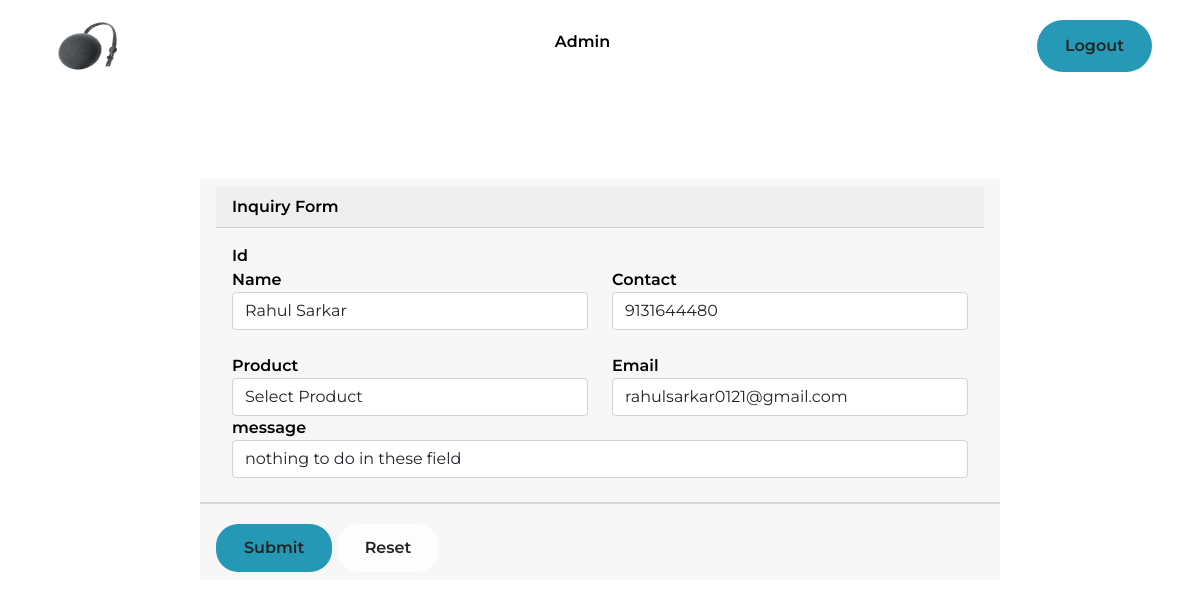
The page /select.php?id=1 (signed in) on the database its author committed.
### tables this page shows
CREATE TABLE `register` (
  `id` int(22) NOT NULL,
  `name` varchar(44) DEFAULT NULL,
  `contact` varchar(33) DEFAULT NULL,
  `product` varchar(55) DEFAULT NULL,
  `email` varchar(44) DEFAULT NULL,
  `message` varchar(88) DEFAULT NULL
);

### select.php (the view, shortened to what this page needs)
<!DOCTYPE html>
<html lang="en">
<head>
    <link href="https://cdn.jsdelivr.net/npm/bootstrap@5.0.2/dist/css/bootstrap.min.css" rel="stylesheet">
    <link rel="stylesheet" href="https://cdnjs.cloudflare.com/ajax/libs/font-awesome/6.4.2/css/all.min.css" />
    <link rel="stylesheet" href="css/style.css">
    <link rel="stylesheet" href="css/sidebar.css">
</head>
<body>
<header>
<span onclick="openNav()"> <img src="image/soe.png" alt="soundScore" class="logo"></span>
<div id="main">
    <h2>Admin</h2>
</div>
    <a href="logout.php"><button class="log">Logout</button></a>
    </header>
<?php
include("include/connect.php");
$id = $_REQUEST['id'];
$sel = "select * from register where id = '$id'";
$choose = mysqli_query($conn,$sel);
if(mysqli_affected_rows($conn)>0){
    while($key=mysqli_fetch_assoc($choose)){
?>
<div class="container">
                <div class="sec">
                <div class="card-header">
                    <div class="card-header">Inquiry Form</div>
                    <div class="card-body">
                    <form action="update.php" method="post" enctype="multipart/form-data">
            <div class="row">
            <div class="col-md-6">
                    <label for="id">Id</label>
                </div>
            </div>
            <div class="row">
                <div class="col-md-6">
                    <label for="name">Name</label>
                    <input type="text" name="name"  id="name" class="form-control" placeholder="Enter your name" value="<?=$key['name'];?>">
                </div>
                <div class="col-md-6">
                    <label for="contact">Contact</label>
                    <input type="text" name="contact"  id="name" placeholder="Enter your mobile number " class="form-control" value="<?=$key['contact'];?>">
                </div>
            </div>
            <br>
            <div class="row">
                 <div class="col-md-6">
                    <label for="product">Product</label>
                    <select name="product" id="product" class="form-control" value="product">
                        <option value="">Select Product</option>
                    </select>
                </div>
                <div class="col-md-6">
                    <label for="email">Email</label>
                    <input type="text" name="email"  id="name" placeholder="Enter your Email " class="form-control" value="<?=$key['email'];?>">
                </div>
            </div>
            <div class="row">
            <div class="col-md-12">
                    <label for="message">message</label>
                    <input type="text" name="message" id="message"  placeholder="your message write here..." class="form-control" value="<?=$key['message'];?>" >
                </div>
            </div>
            </div>
                    </div>
                <div class="card-footer">
                <button type="submit" class="reg">Submit</button>
               <button type="reset" class="regre">Reset</button>
                </div>
                </div>
            </div>
<?php
    }
}
?>
</body>
</html>

### css/style.css (style rules this page uses)
* { margin: 0; padding: 0; box-sizing: border-box; }
li,a,button,div,label ,input,h2 { font-family: "Montserrat",sans-serif; font-size: 16px; font-weight: 600; color:black; text-decoration: none; }
header { display: flex; justify-content: space-between; align-items: center; list-style: none; padding: 12px 4%; background-color:#fff; }
.logo { height: 50px; width: 80px; cursor: pointer; }
.log { background-color: #0088a9; padding: 14px 28px; border-radius: 50px; border: none; opacity: 0.85; cursor: pointer; transition: all 0.3s ease 0; }
.reg { margin-top: 12px; background-color: #0088a9; padding: 12px 28px; border-radius: 22px; border: none; opacity: 0.85; cursor: pointer; transition: all 0.3s ease 0; }
.regre { margin-top: 12px; background-color: #fff; padding: 12px 28px; border-radius: 22px; border: none; opacity: 0.85; cursor: pointer; transition: all 0.3s ease 0; }
.sec { max-width: 800px; border-radius: 22px; margin: 88px auto; }

### css/sidebar.css (style rules this page uses)
#main { transition: margin-left .5s; padding: 20px; }

### rows shown on the page
register: name "Rahul Sarkar", contact "9131644480", email "rahulsarkar0121@gmail.com", message "nothing to do in these field"
